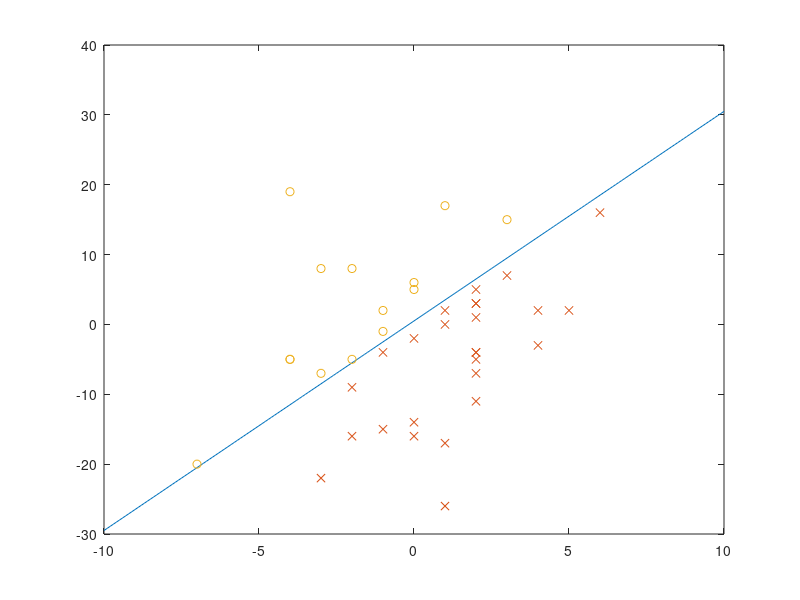
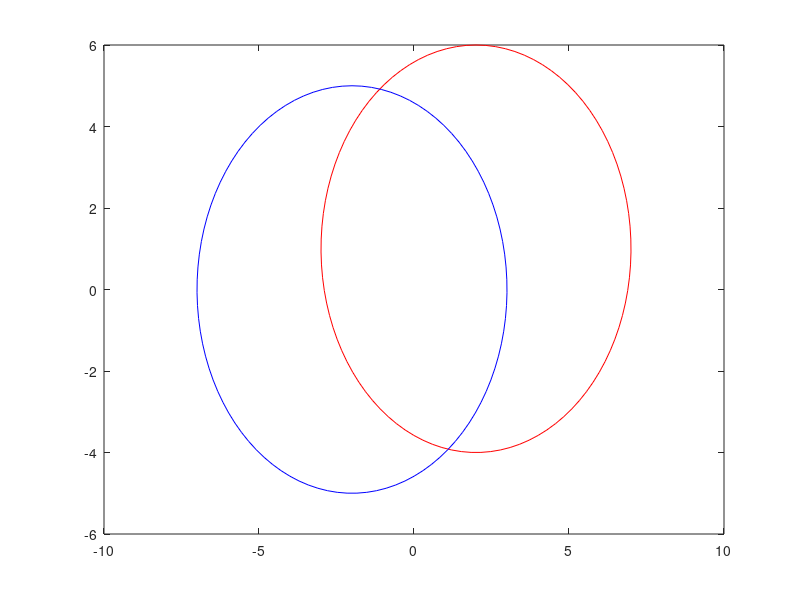

Recreate these plots in MATLAB, in order. (Note: this script raises an error after producing the figures.)
%Generating a line
clc; clear all; close all;
p = -10:0.1:10;
a=3; b=0.5;
plot(p,a*p+b); hold on;

%points' cloud generation
x = round(randn(40,1)*3); 
y = round(randn(40,1)*10);

%points' classification
c1= find(y < x*3+0.5);  
c2= find(y > x*3+0.5);

%points' plot
plot(x(c1),y(c1),'x');
plot(x(c2),y(c2),'o');






%Circle geometry
%(x-a)^2+(y-b)^2=r^2
%y1 = sqrt( (r^2) - (x-a)^2 )+ b;
%y2 = sqrt( (r^2) - (x-a)^2 )- b;

%Circle generation
clc; clear all; figure; %close all;
t = linspace(0,2*pi);
r = 5;
a1 = 2; b1=1; c1x= r*sin(t)+a1; c1y= r*cos(t)+b1; % cx1 = a1-r:0.01:a1+r; cy1= sqrt( (r^2) - (cx1-a1).^2 );
a2 =-2; b2=0; c2x= r*sin(t)+a2; c2y= r*cos(t)+b2; % cx2 = a2-r:0.01:a2+r; cy2= sqrt( (r^2) - (cx2-a2).^2 );
%points' cloud generation
Np=10;
px = linspace( min(a1,a2)-r,max(a1,a2)+r,Np);
py = linspace( min(b1,b2)-r,max(b1,b2)+r,Np);
[x,y] = meshgrid(px, py);

%all_points
p_out = 1:length(x(:));
%points_inside_circle1
p_c1 = find((x-a1).^2+(y-b1).^2<=r^2); p_out = setdiff(p_out,p_c1);
%points_inside_circle2
p_c2 = find((x-a2).^2+(y-b2).^2<=r^2); p_out = setdiff(p_out,p_c2);
%points inside both
p_both = intersect(p_c1, p_c2);

p_c1= setdiff(p_c1,p_both);
p_c2= setdiff(p_c2,p_both);

%plot of the results
plot(c1x      , c1y      , 'r'); hold on;
plot(c2x      , c2y      , 'b'); hold on;
plot(x(p_out) , y(p_out) , 'X'); hold on;
plot(x(p_c1)  , y(p_c1)  , 'o'); hold on;
plot(x(p_c2)  , y(p_c2)  , 'o'); hold on;
plot(x(p_both), y(p_both), 'x'); hold on;
grid on; 
pbaspect([1 1 1]); 
axis([-10 10 -10 10]); 
hold off;



